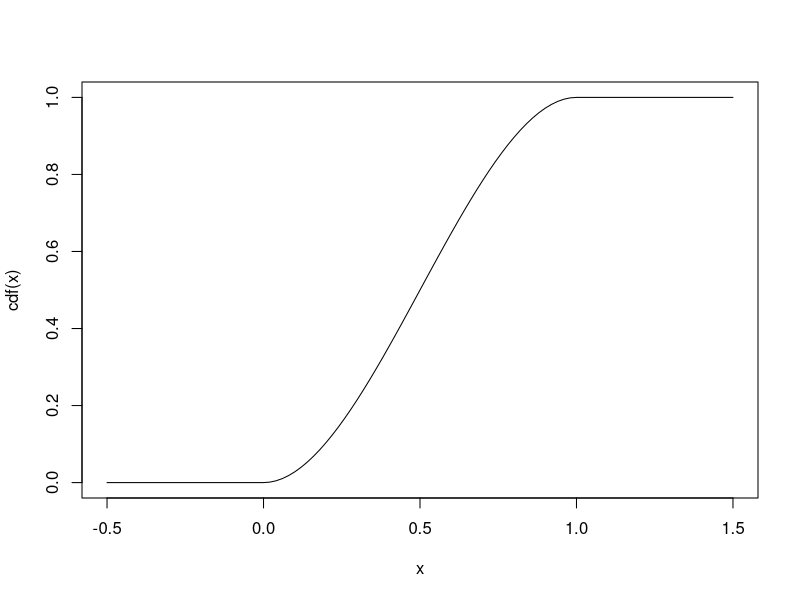

The R source for this figure:
## ---- chunk 1
knitr::opts_chunk$set(echo = TRUE)
## ---- chunk 2
cdf <- function(x){(3*x^2 - 2*x^3) * (x >= 0 & x <= 1) + 1*(x>1) + 0*(x<0)}
curve(cdf, from=-0.5, to=1.5)
## ---- chunk 3
cdf(2/3) - cdf(1/3)
